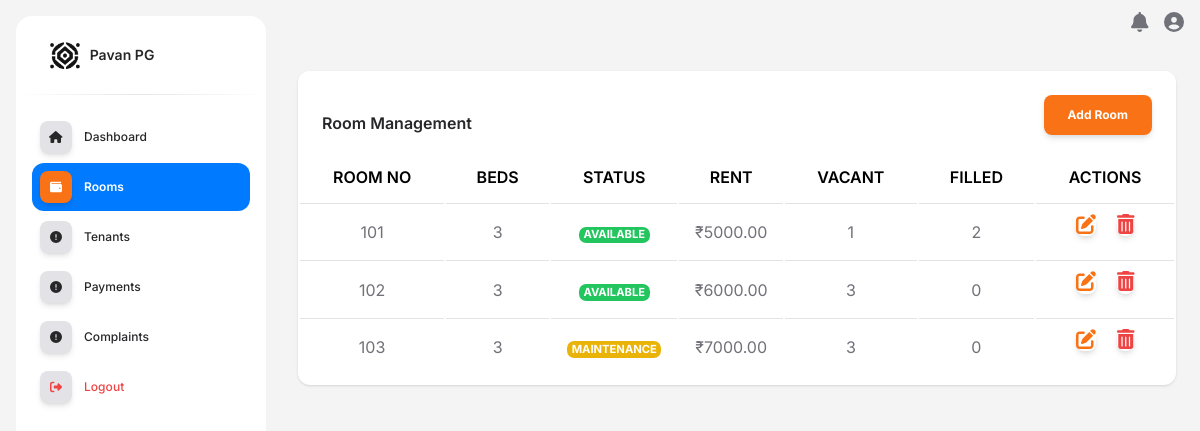
The app's page /rooms/ (signed in) with its own data.
### admin_soft/models.py (models this page shows, shortened)
class Room(models.Model):
    pg_name = models.CharField(max_length=100)  # PG name without predefined choices
    room_number = models.CharField(max_length=10, unique=True)
    number_of_beds = models.IntegerField()
    STATUS_CHOICES = [
        ('available', 'Available'),
        ('occupied', 'Occupied'),
        ('maintenance', 'Maintenance'),
    ]
    status = models.CharField(max_length=15, choices=STATUS_CHOICES, default='available')
    rent_amount = models.DecimalField(max_digits=10, decimal_places=2)
    rent_due_date = models.DateField(null=True, blank=True)

### admin_soft/pgviews.py (the view)
# urls.py: path('rooms/', pgviews.room_dashboard, name='room_dashboard'),
def room_dashboard(request):
    pg_id = request.session.get("pg_id")  # Retrieve PG ID from session
    if not pg_id:
        messages.error(request, "You must be logged in to access this page.")
        return redirect("pg_owner_login")  # Redirect to login if not authenticated
    try:
        pg = PG.objects.get(id=pg_id)  # Fetch PG instance
        update_bed_status(pg.pg_name)
        rooms = Room.objects.filter(pg_name=pg.pg_name).order_by('room_number')
        room_data = []
        for room in rooms:
            beds = Bed.objects.filter(pg_name=pg.pg_name, room_id=room.id)
            vacant_beds = beds.filter( is_vacant=False).count()
            if vacant_beds == 0:
                if room.status!='maintenance':
                    room.status = 'occupied'
                    room.save()
            else:
                if room.status!='maintenance':
                    room.status = 'available'
                    room.save()
            occupied_beds = beds.filter(is_vacant=True).count()
            room_data.append({
                "room": room,
                "vacant_beds": vacant_beds,
                "occupied_beds": occupied_beds,
            })
        context = {
            'rooms': rooms,
            'room_datas': room_data,
            'pg_name': pg.pg_name,
            'total_rooms': rooms.count(),
            'available_rooms': rooms.filter(status='available').count(),
            'occupied_rooms': rooms.filter(status='occupied').count(),
            'maintenance_rooms': rooms.filter(status='maintenance').count(),
        }
        return render(request, 'pg/owner_room_dashboard.html', context)
    except PG.DoesNotExist:
        messages.error(request, "PG not found. Please log in again.")
        return redirect("pg_owner_login")

### admin_soft/pgviews.py (called while the page is built)
def update_bed_status(pg_name):
    beds = Bed.objects.filter(pg_name=pg_name)
    for bed in beds:
        if bed.room.status == "maintenance":
            continue
        is_assigned = Tenant.objects.filter(assigned_bed=bed).exists()
        if not is_assigned:
            bed.is_vacant = False  # Set as vacant
        else:
            bed.is_vacant = True  # Mark as occupied
        bed.save()

### admin_soft/templatetags/admin_soft.py (called while the page is built)
@assignment_tag(takes_context=True)
def get_direction(context):
    res = {
        'panel': 'text-left',
        'notify': 'right',
        'float': 'float-right',
        'reverse_panel': 'text-right',
        'nav': 'ml-auto'
    }
    if context.get('LANGUAGE_BIDI'):
        res['panel'] = 'text-right'
        res['notify'] = 'left'
        res['float'] = ''
        res['reverse_panel'] = 'text-left'
        res['nav'] = 'mr-auto'
    return res

@assignment_tag(takes_context=True)
def get_admin_setting(context):
    res = {
    }
    return res

### admin_soft/templates/pg/owner_room_dashboard.html (shortened to what this page needs)
{% extends "pg/pg_base.html" %}
{% load static %}
{% block content %}
<div class="container-fluid py-4">
  <div class="row">
    <div class="col-12">
      <div class="card mb-4">
        <div class="card-header pb-0 d-flex justify-content-between align-items-center">
          <h6 class="mb-0">Room Management</h6>
          <button class="btn btn-primary" data-bs-toggle="modal" data-bs-target="#addRoomModal">
            Add Room
          </button>
        </div>
        <div class="card-body px-0 pt-0 pb-2">
          {% include "pg/owner_room_list.html" %}
        </div>
      </div>
    </div>
  </div>
</div>
{% endblock content %}

### admin_soft/templates/pg/owner_room_list.html (shortened to what this page needs)
<div class="table-responsive p-0">
  <table class="table align-items-center mb-0">
    <thead>
      <tr>
        <th class="text-uppercase fs-6 fw-bold text-center">Room No</th>
        <th class="text-uppercase fs-6 fw-bold text-center">Beds</th>
        <th class="text-uppercase fs-6 fw-bold text-center">Status</th>
        <th class="text-uppercase fs-6 fw-bold text-center">Rent</th>
        <th class="text-uppercase fs-6 fw-bold text-center">Vacant</th>
        <th class="text-uppercase fs-6 fw-bold text-center">Filled</th>
        <th class="text-uppercase fs-6 fw-bold text-center">Actions</th>
      </tr>
    </thead>
    <tbody>
      {% for room in room_datas %}
      <tr>
        <td class="text-center">{{ room.room.room_number }}</td>
        <td class="text-center">{{ room.room.number_of_beds }}</td>
        <td class="text-center">
          {% if room.room.status == 'available' %}
            <span class="badge bg-success badge-sm">Available</span>
          {% elif room.room.status == 'occupied' %}
            <span class="badge bg-danger badge-sm">Occupied</span>
          {% else %}
            <span class="badge bg-warning badge-sm">{{ room.room.get_status_display }}</span>
          {% endif %}
        </td>
        <td class="text-center">₹{{ room.room.rent_amount }}</td>
        <td class="text-center">{{ room.vacant_beds }}</td>
        <td class="text-center">{{ room.occupied_beds }}</td>
        <td class="text-center">
          <button class="btn p-0 border-0 bg-transparent me-3" data-bs-toggle="modal" data-bs-target="#editRoomModal{{ room.room.id }}">
              <i class="fas fa-edit text-primary fs-5"></i>
          </button>
          <button class="btn p-0 border-0 bg-transparent" data-bs-toggle="modal" data-bs-target="#deleteRoomModal{{ room.room.id }}">
              <i class="fas fa-trash-alt text-danger fs-5"></i>
          </button>
      </td>
      </tr>
      {% endfor %}
    </tbody>
  </table>
</div>

### admin_soft/templates/pg/owner_room_list.html (style rules this page uses)
thead th { background-color: orange; color: #000 !important; font-weight: bold; }
.badge-sm { font-size: 0.7em; padding: 0.25em 0.4em; }

### records on screen
Room: room.room_number "101", room.number_of_beds "3", status "AVAILABLE", room.rent_amount "5000.00", vacant_beds "1", occupied_beds "2"
Room: room.room_number "102", room.number_of_beds "3", status "AVAILABLE", room.rent_amount "6000.00", vacant_beds "3", occupied_beds "0"
Room: room.room_number "103", room.number_of_beds "3", room.status "MAINTENANCE", room.rent_amount "7000.00", vacant_beds "3", occupied_beds "0"
